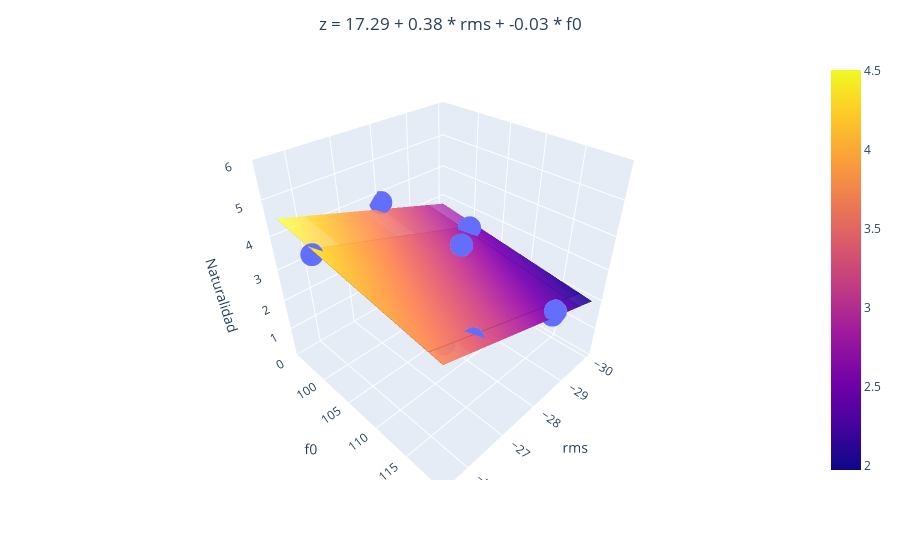

Here is the notebook cell this chart was saved with:
### Code cell
if len(dicc_model) == 2:
    import plotly.express as px
    import plotly.graph_objects as go

    # Seleccionamos solo las características seleccionadas en X
    X_selected = X[:, selected_features]

    # Entrenamos el modelo de regresión con las características seleccionadas
    regr_multivar = SMWrapper(sm.OLS)
    regr_multivar_fit = regr_multivar.fit(X_selected, y)

    # Obtenemos las predicciones del modelo para las características seleccionadas
    y_pred = regr_multivar.predict(X_selected)

    # Crear la figura
    fig = px.scatter_3d(x=X_selected[:, 0], y=X_selected[:, 1], z=y)

    # Crear el plano de regresión
    xx, yy = np.meshgrid(X_selected[:, 0], X_selected[:, 1])
    zz = regr_multivar_fit.params[0] + np.dot(np.array([xx.ravel(), yy.ravel()]).T, regr_multivar_fit.params[1:].ravel()).reshape(xx.shape)
    fig.add_trace(go.Surface(x=xx, y=yy, z=zz, opacity=0.5))

    # Construir la cadena de texto para la ecuación del plano
    equation = f'z = {regr_multivar_fit.params[0].round(2)}'
    for i, (key, model) in enumerate(dicc_model.items()):
        equation += f' + {regr_multivar_fit.params[1:][i].round(2)} * {key.replace("_model", "")}'
    
    # Centrar el título
    fig.update_layout(title=dict(text=equation, x=0.5, xanchor='center'))

    # Etiquetas de los ejes y rango del eje z
    fig.update_layout(scene=dict(xaxis_title=list(dicc_model.keys())[0].replace("_model", ""), yaxis_title=list(dicc_model.keys())[1].replace("_model", ""), zaxis_title='Naturalidad', zaxis=dict(range=[0, 6]), yaxis=dict(tickvals=[100, 105, 110, 115])))

    fig.write_html(
       os.path.join(PATH, TEST_FOLDER, REGGRESSION_FOLDER, PARAMETRIC_FOLDER, NATURALIDAD_FOLDER, FEMALE_FOLDER, 'regresion_naturalidad_multivariable_female.html')
    )

    fig.show()

### Figure 1 — Plotly figure (JSON) as saved in the notebook; plotly's stock layout.template omitted (floating-point values rounded to 4 significant figures)
{"data": [{"hovertemplate": "x=%{x}<br>y=%{y}<br>z=%{z}<extra></extra>", "legendgroup": "", "marker": {"color": "#636efa", "symbol": "circle"}, "mode": "markers", "name": "", "scene": "scene", "showlegend": false, "type": "scatter3d", "x": [-27.5, -26.1, -27, -30, -29, -28.5, -25.5, -26.5, -29.5, -28], "y": [111.1, 116.4, 101.3, 101.5, 117.7, 119.6, 101.0, 117.9, 102.3, 94.71], "z": [4.309, 3.221, 3.412, 2.176, 2, 2.75, 4.147, 3.265, 2.882, 3.779]}, {"opacity": 0.5, "type": "surface", "x": [[-27.5, -26.1, -27, -30, -29, -28.5, -25.5, -26.5, -29.5, -28], [-27.5, -26.1, -27, -30, -29, -28.5, -25.5, -26.5, -29.5, -28], [-27.5, -26.1, -27, -30, -29, -28.5, -25.5, -26.5, -29.5, -28], [-27.5, -26.1, -27, -30, -29, -28.5, -25.5, -26.5, -29.5, -28], [-27.5, -26.1, -27, -30, -29, -28.5, -25.5, -26.5, -29.5, -28], [-27.5, -26.1, -27, -30, -29, -28.5, -25.5, -26.5, -29.5, -28], [-27.5, -26.1, -27, -30, -29, -28.5, -25.5, -26.5, -29.5, -28], [-27.5, -26.1, -27, -30, -29, -28.5, -25.5, -26.5, -29.5, -28], [-27.5, -26.1, -27, -30, -29, -28.5, -25.5, -26.5, -29.5, -28], [-27.5, -26.1, -27, -30, -29, -28.5, -25.5, -26.5, -29.5, -28]], "y": [[111.1, 111.1, 111.1, 111.1, 111.1, 111.1, 111.1, 111.1, 111.1, 111.1], [116.4, 116.4, 116.4, 116.4, 116.4, 116.4, 116.4, 116.4, 116.4, 116.4], [101.3, 101.3, 101.3, 101.3, 101.3, 101.3, 101.3, 101.3, 101.3, 101.3], [101.5, 101.5, 101.5, 101.5, 101.5, 101.5, 101.5, 101.5, 101.5, 101.5], [117.7, 117.7, 117.7, 117.7, 117.7, 117.7, 117.7, 117.7, 117.7, 117.7], [119.6, 119.6, 119.6, 119.6, 119.6, 119.6, 119.6, 119.6, 119.6, 119.6], [101.0, 101.0, 101.0, 101.0, 101.0, 101.0, 101.0, 101.0, 101.0, 101.0], [117.9, 117.9, 117.9, 117.9, 117.9, 117.9, 117.9, 117.9, 117.9, 117.9], [102.3, 102.3, 102.3, 102.3, 102.3, 102.3, 102.3, 102.3, 102.3, 102.3], [94.71, 94.71, 94.71, 94.71, 94.71, 94.71, 94.71, 94.71, 94.71, 94.71]], "z": [[3.201, 3.73, 3.39, 2.255, 2.633, 2.822, 3.957, 3.579, 2.444, 3.012], [3.026, 3.556, 3.216, 2.081, 2.459, 2.648, 3.783, 3.405, 2.27, 2.837], [3.526, 4.056, 3.715, 2.581, 2.959, 3.148, 4.283, 3.905, 2.77, 3.337], [3.519, 4.048, 3.708, 2.573, 2.952, 3.141, 4.275, 3.897, 2.762, 3.33], [2.98, 3.51, 3.169, 2.035, 2.413, 2.602, 3.737, 3.359, 2.224, 2.791], [2.919, 3.449, 3.108, 1.974, 2.352, 2.541, 3.676, 3.298, 2.163, 2.73], [3.537, 4.067, 3.726, 2.591, 2.97, 3.159, 4.293, 3.915, 2.781, 3.348], [2.975, 3.505, 3.164, 2.03, 2.408, 2.597, 3.732, 3.353, 2.219, 2.786], [3.495, 4.024, 3.684, 2.549, 2.927, 3.116, 4.251, 3.873, 2.738, 3.305], [3.746, 4.275, 3.935, 2.8, 3.178, 3.368, 4.502, 4.124, 2.989, 3.557]]}], "layout": {"legend": {"tracegroupgap": 0}, "margin": {"t": 60}, "scene": {"domain": {"x": [0, 1], "y": [0, 1]}, "xaxis": {"title": {"text": "rms"}}, "yaxis": {"tickvals": [100, 105, 110, 115], "title": {"text": "f0"}}, "zaxis": {"range": [0, 6], "title": {"text": "Naturalidad"}}}, "title": {"text": "z = 17.29 + 0.38 * rms + -0.03 * f0", "x": 0.5, "xanchor": "center"}}}
